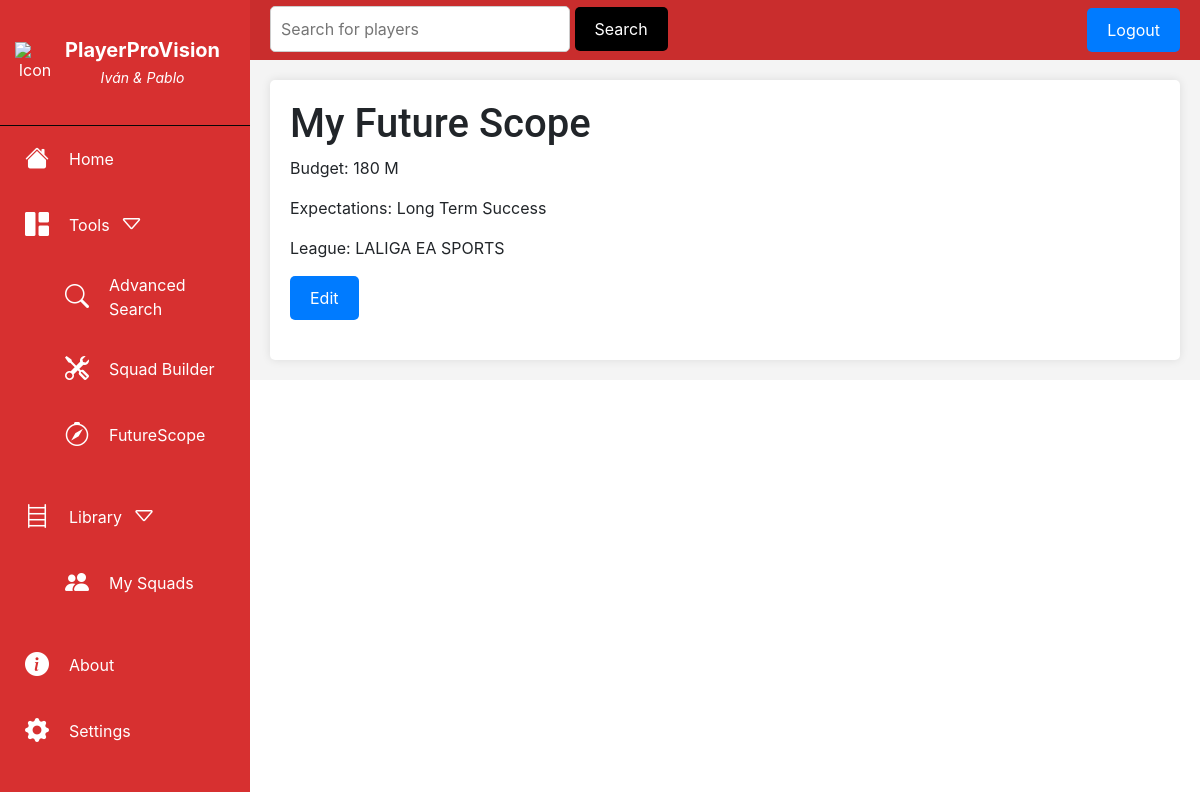
/futureScope/ (signed in), run on an earlier commit of the app's database.
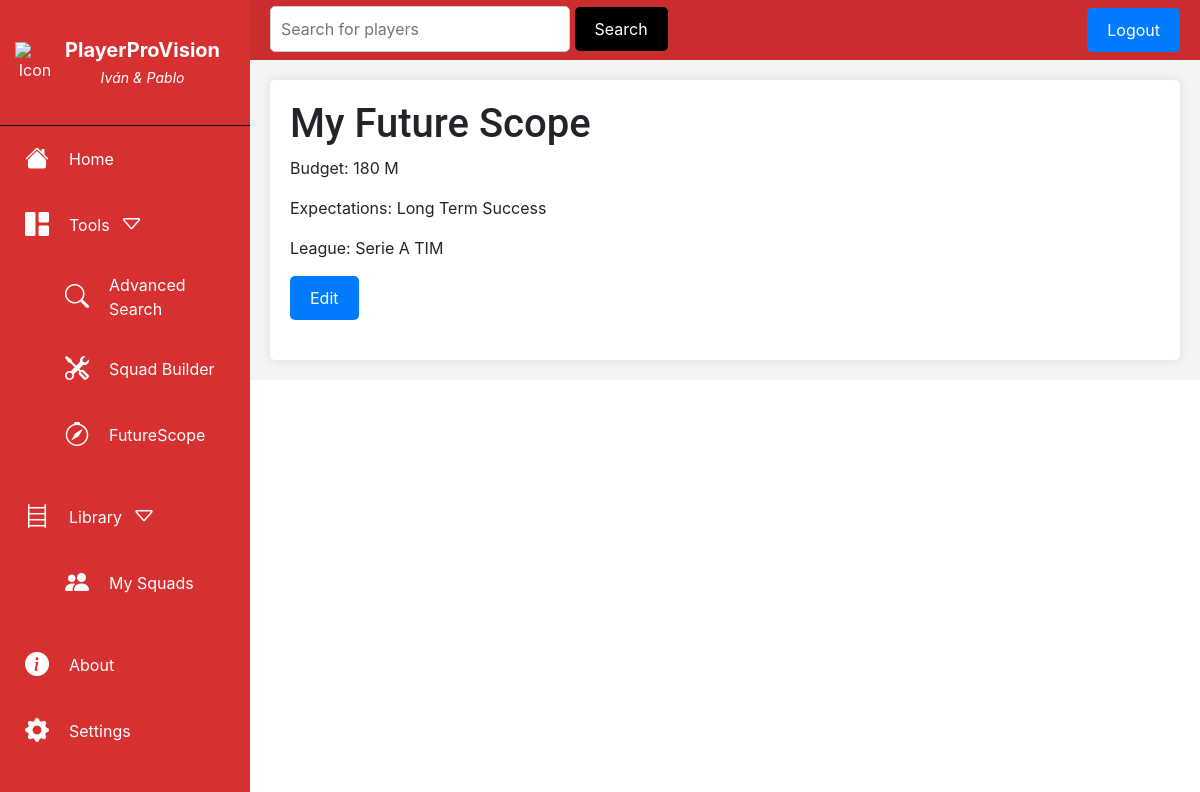
And on a later commit of the database.
### smartscore/models.py (models this page shows, shortened)
class UserProfile(models.Model):
    user = models.OneToOneField(User, on_delete=models.CASCADE)
    squads = models.ManyToManyField(Squad)
    budget = models.IntegerField(default=100)
    league = models.CharField(max_length=100, blank=True, null=True)
    expectations = models.IntegerField(default=1)

### smartscore/views.py (the view)
# urls.py: path('futureScope/', views.futureScope, name='futureScope'),
@login_required(login_url='login')
def futureScope(request):
    leagues = League.objects.all().order_by('country_league', 'name')
    countries = set(league.country_league for league in leagues)
    context = {
        'leagues': leagues,
        'countries': countries,
    }
    user_profile = request.user.userprofile
    if user_profile.league:
        context['budget'] = user_profile.budget
        context['selected_league'] = user_profile.league
        context['selected_expectations'] = user_profile.expectations
    return render(request, 'futureScope.html', context)

### smartscore/templates/futureScope.html (shortened to what this page needs)
{% extends "base.html" %}
{% load static %}
{% block content %}
    {% if not selected_league %}
    <h1>Future Scope</h1>
    <div class="smartScore-container">
        <form id="future-scope-form" method="post">
            {% csrf_token %}
            <label for="transfer-budget">Transfer Budget:</label>
            <input type="number" id="transfer-budget" name="transfer-budget" maxlength="4">
            <label>M€</label><br><br>
            <select id="country-select">
                <option value="" selected disabled>Select Country</option>
                {% for country in countries %}
                    <option value="{{ country }}">{{ country }}</option>
                {% endfor %}
            </select><br><br>
            <select id="league-select" disabled>
                <option value="" selected disabled>Select League</option>
                {% for league in leagues %}
                    <option value="{{ league.name }}" data-country="{{ league.country_league }}">{{ league.name }}</option>
                {% endfor %}
            </select><br><br>
            <select id="expectations" name="expectations">
                <option value="">Select Expectations</option>
                <option value="0">Short Term Success</option>
                <option value="1">Balanced Approach</option>
                <option value="2">Long Term Success</option>
            </select><br><br>
            <input type="submit" class="primary-default-btn" value="Save">
        </form>
    </div>
    {% else %}
        <div class="smartScore-results">
            <h1>My Future Scope</h1>
            {% if not selected_league %}
                <p>No future scope has been set</p>
            {% else %}
                <p>Budget: {{ budget }} M</p>
                <p>Expectations:
                    {% if selected_expectations == 0 %}
                        Short Term Success
                    {% elif selected_expectations == 1 %}
                        Balanced Approach
                    {% elif selected_expectations == 2 %}
                        Long Term Success
                    {% else %}
                        Not specified
                    {% endif %}
                </p>
                <p>League: {{ selected_league }}</p>
                <form action="{% url 'edit_futureScope' %}" method="get">
                    <button class ="primary-default-btn" type="submit">Edit</button>
                </form>
            {% endif %}
        </div>
    {% endif %}
{% endblock %}

What changed in the data, as far as the page shows it:
changed UserProfile: league "LALIGA EA SPORTS" → "Serie A TIM"
